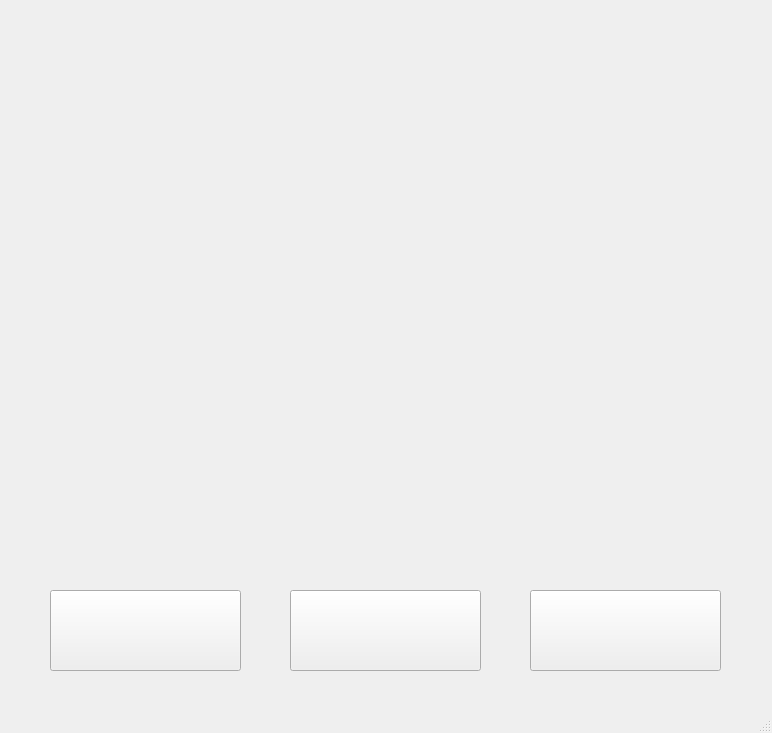
<?xml version="1.0" encoding="UTF-8"?>
<ui version="4.0">
 <class>Interface2</class>
 <widget class="QMainWindow" name="Interface2">
  <property name="geometry">
   <rect>
    <x>0</x>
    <y>0</y>
    <width>772</width>
    <height>733</height>
   </rect>
  </property>
  <property name="windowTitle">
   <string>MainWindow</string>
  </property>
  <property name="styleSheet">
   <string notr="true">background-image: url(:/images/111.jpeg);</string>
  </property>
  <widget class="QWidget" name="centralwidget">
   <widget class="QPushButton" name="Process1">
    <property name="geometry">
     <rect>
      <x>50</x>
      <y>590</y>
      <width>191</width>
      <height>81</height>
     </rect>
    </property>
    <property name="styleSheet">
     <string notr="true">border-image: url(:/images/PROCESS 1.png);</string>
    </property>
    <property name="text">
     <string/>
    </property>
    <property name="icon">
     <iconset>
      <normaloff>:/images/process1.png</normaloff>:/images/process1.png</iconset>
    </property>
    <property name="iconSize">
     <size>
      <width>200</width>
      <height>110</height>
     </size>
    </property>
   </widget>
   <widget class="QPushButton" name="Process2">
    <property name="geometry">
     <rect>
      <x>290</x>
      <y>590</y>
      <width>191</width>
      <height>81</height>
     </rect>
    </property>
    <property name="styleSheet">
     <string notr="true">border-image: url(:/images/PROCESS 2.png);</string>
    </property>
    <property name="text">
     <string/>
    </property>
    <property name="icon">
     <iconset>
      <normaloff>:/images/process2.png</normaloff>:/images/process2.png</iconset>
    </property>
    <property name="iconSize">
     <size>
      <width>175</width>
      <height>125</height>
     </size>
    </property>
   </widget>
   <widget class="QPushButton" name="Process3">
    <property name="geometry">
     <rect>
      <x>530</x>
      <y>590</y>
      <width>191</width>
      <height>81</height>
     </rect>
    </property>
    <property name="styleSheet">
     <string notr="true">border-image: url(:/images/PROCESS 3.png);</string>
    </property>
    <property name="text">
     <string/>
    </property>
    <property name="icon">
     <iconset>
      <normaloff>:/images/process3.jpg</normaloff>:/images/process3.jpg</iconset>
    </property>
    <property name="iconSize">
     <size>
      <width>200</width>
      <height>100</height>
     </size>
    </property>
   </widget>
   <widget class="QLabel" name="Image">
    <property name="geometry">
     <rect>
      <x>50</x>
      <y>120</y>
      <width>651</width>
      <height>411</height>
     </rect>
    </property>
    <property name="text">
     <string/>
    </property>
    <property name="pixmap">
     <pixmap>car.jpg</pixmap>
    </property>
    <property name="scaledContents">
     <bool>true</bool>
    </property>
   </widget>
   <widget class="QLabel" name="label">
    <property name="geometry">
     <rect>
      <x>210</x>
      <y>20</y>
      <width>351</width>
      <height>81</height>
     </rect>
    </property>
    <property name="styleSheet">
     <string notr="true">
border-image: url(:/images/downloa1d.png);</string>
    </property>
    <property name="text">
     <string/>
    </property>
   </widget>
  </widget>
  <widget class="QStatusBar" name="statusbar"/>
 </widget>
 <resources>
  <include location="logo.qrc"/>
 </resources>
 <connections/>
</ui>
